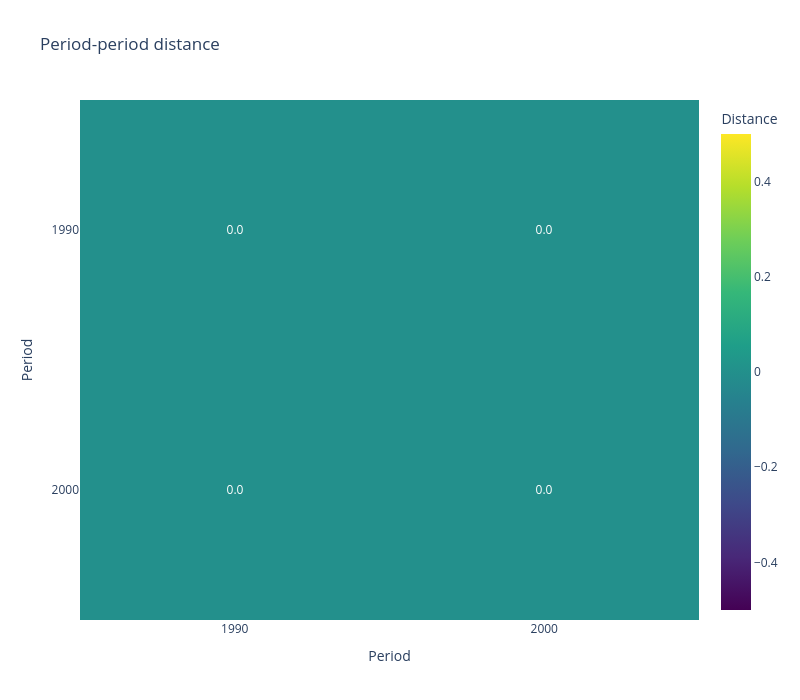

The code cell stored with this chart in its notebook:
### Markdown cell above
## Compute period x period distance matrix

### Code cell
period_period_dist_df = compute_period_period_dist(
    sfiller_df=SRLfiller_df,
    period_col="subfolder",
    # slot_col='chi_ARG1', # Required when the data contains multiple SRL/feature types, otherwise set to None.
    min_freq=1,
    measure="tvd",
    mode="data_only",
    weighting=True,
    k=100,
)

fig = plot_period_period_dist(period_period_dist_df)
fig.show()

### Figure 1 — Plotly figure (JSON) as saved in the notebook; plotly's stock layout.template omitted (floating-point values rounded to 4 significant figures)
{"data": [{"colorbar": {"title": {"text": "Distance"}}, "colorscale": [[0, "#440154"], [0.1111, "#482878"], [0.2222, "#3e4989"], [0.3333, "#31688e"], [0.4444, "#26828e"], [0.5556, "#1f9e89"], [0.6667, "#35b779"], [0.7778, "#6ece58"], [0.8889, "#b5de2b"], [1, "#fde725"]], "hovertemplate": "Period 1: %{y}<br>Period 2: %{x}<br>Distance: %{z:.6f}<extra></extra>", "text": [["0.0", "0.0"], ["0.0", "0.0"]], "texttemplate": "%{text}", "type": "heatmap", "x": ["1990", "2000"], "y": ["1990", "2000"], "z": [[0.0, 0.0], [0.0, 0.0]], "zmin": 0}], "layout": {"height": 700, "title": {"text": "Period-period distance"}, "width": 800, "xaxis": {"title": {"text": "Period"}}, "yaxis": {"autorange": "reversed", "title": {"text": "Period"}}}}
